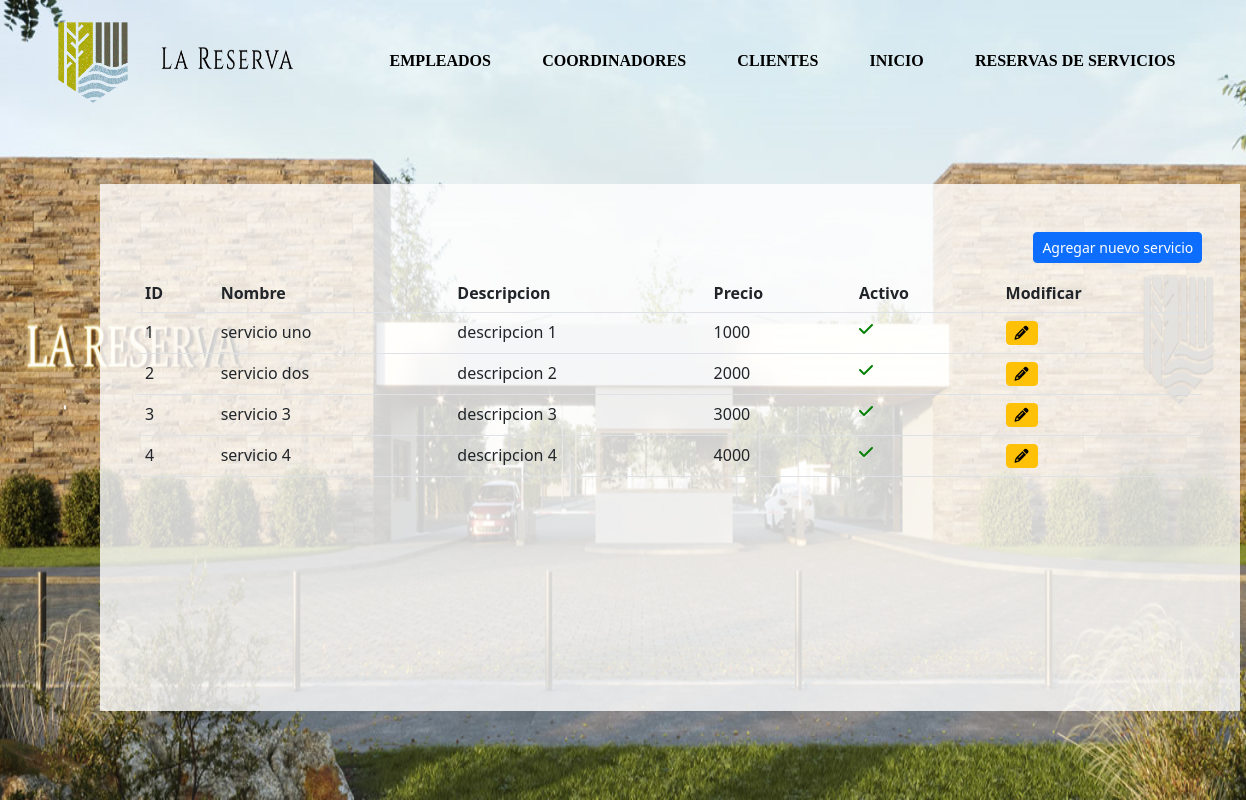
Page /reservas/servicios/listado/ on the earlier database version.
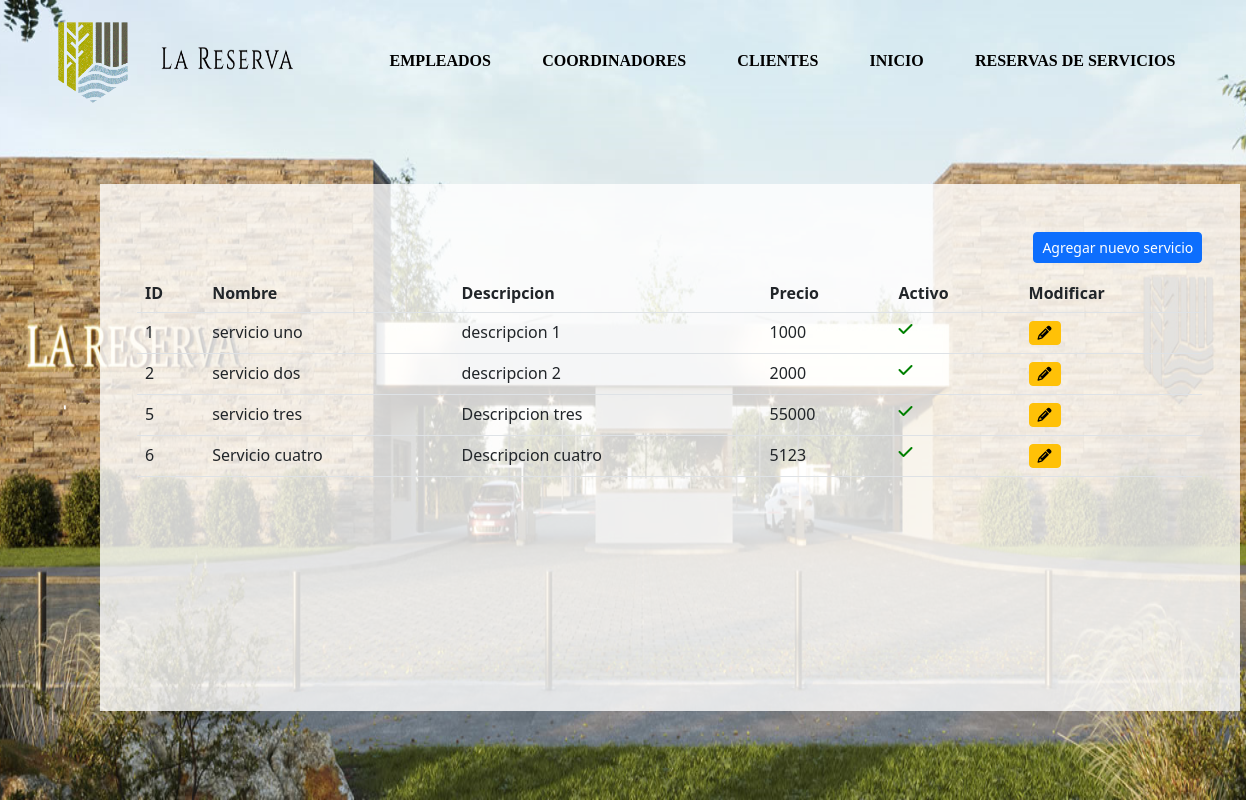
Same page on the later database version.
### reservas/models.py (models this page shows, shortened)
class Servicio(models.Model):
    nombre = models.CharField(verbose_name="Nombre", max_length=50)
    descripcion = models.CharField(verbose_name="Descripcion", max_length=50)
    precio = models.IntegerField(verbose_name="Precio")
    activo = models.BooleanField(verbose_name="Activo", default=True)

### reservas/views.py (the view)
# urls.py: path('servicios/listado/', views.listado_servicios, name="listado_servicios"),
def listado_servicios(request):
    servicios = Servicio.objects.all()
    context = {
        "servicios": servicios
    }
    return render(request, "reservas/listar_servicios.html", context)

### reservas/templates/reservas/listar_servicios.html (shortened to what this page needs)
{% load static %}
<link rel="stylesheet" href="{% static 'css/home.css' %}">
 <link rel="stylesheet" href="{% static 'css/listados.css' %}" />
 <link rel="stylesheet" href="https://cdnjs.cloudflare.com/ajax/libs/font-awesome/6.2.1/css/all.min.css" />
 <link rel="stylesheet" href="https://cdn.jsdelivr.net/npm/bootstrap@5.2.3/dist/css/bootstrap.min.css" />
<div class="cabecera">
    <div>
        <img src="{% static 'img/BANNER-01.png' %}" alt="" width="100%" id="fondo">
    </div>
    <div class="navegar">
        <div id="div_logo">
            <img src="{% static 'img/resetImage.png' %}" alt="" id="logo">
            <img src="{% static 'img/resetImage (1).png' %}" alt="" id="logo_letra">
        </div>
        <div id="nav">
            <a href="{% url 'listado_empleados' %}" class="a">EMPLEADOS</a>
            <a href="{% url 'listado_coordinadores' %}" class="a">COORDINADORES</a>
            <a href="{% url 'listado_clientes' %}" class="a">CLIENTES</a>
            <a href="{% url 'home' %}" class="a">INICIO</a>
            <a href="{% url 'listado_reservas_de_servicios' %}" class="a">RESERVAS DE SERVICIOS</a>
        </div>
    </div>
    {% load tz %}
    <div class="container mt-4" id="tabla">
        <div class="row">
            <div class="col-sm-12 col-md-12 col-lg-12 col-xl-12">
                <a href="{% url 'registrar_servicio' %}" id="nuevo"><button class='btn btn-sm btn-primary'>Agregar nuevo servicio</button></a>
                <div class="table-responsive" id="div1">
                    <table id="listado" class="table">
                        <thead>
                            <tr>
                                <th>ID</th>
                                <th>Nombre</th>
                                <th>Descripcion</th>
                                <th>Precio</th>
                                <th>Activo</th>
                                <th>Modificar</th>
                            </tr>
                        </thead>
                        <tbody>
                            {% for servicio in servicios %}
                            <tr>
                                <td>{{servicio.id}}</td>
                                <td>{{servicio.nombre}}</td>
                                <td>{{servicio.descripcion}}</td>
                                <td>{{servicio.precio}}</td>
                                {% if servicio.activo %}
                                    <td><a href="{% url 'desactivar_servicio' servicio.id %}"><i class='fa-solid fa-check' style='color: green;'></a></td>
                                {% else %}
                                    <td><a href="{% url 'activar_servicio' servicio.id %}"><i class='fa-solid fa-xmark' style='color: red;'></a></td>
                                {% endif %}
                                <td><a href="{% url 'modificar_servicio' servicio.id %}"><button class='btn btn-sm btn-warning'><i class='fa-solid fa-pencil'></i></button></a></td>
                            </tr>
                            {% endfor %}
                        </tbody>
                    </table>
                </div>
            </div>
        </div>
    </div>
</div>

### ProyectoAlkemy/static/css/home.css (style rules this page uses)
* { margin: 0px; padding: 0px; box-sizing: border-box; }
.cabecera { position: relative; }
.navegar { width: 100%; position: absolute; top: 0; display: grid; grid-template-columns: 25% auto; gap: 20px; padding: 15px 25px; }
#div_logo { display: flex; justify-content: space-evenly; }
#logo { width: 25%; }
#logo_letra { margin: 10% 0; width: 45%; height: 28%; }
#nav { display: flex; justify-content: space-around; padding: 20px; align-items: center; }
#fondo { height: 100%; }
.a { color: black; font-size: 1em; font-weight: 800; text-decoration: none; font-family: 'Times New Roman', Times, serif; }

### ProyectoAlkemy/static/css/listados.css (style rules this page uses)
* { margin: 0px; padding: 0px; box-sizing: border-box; }
.cabecera { position: relative; }
.navegar { width: 100%; position: absolute; top: 0; display: grid; grid-template-columns: 25% auto; gap: 20px; padding: 15px 25px; }
#div_logo { display: flex; justify-content: space-evenly; }
#logo { width: 25%; }
#logo_letra { margin: 10% 0; width: 45%; height: 28%; }
#nav { display: flex; justify-content: space-around; padding: 20px; align-items: center; }
#fondo { height: 100%; }
.a { color: black; font-size: 1em; font-weight: 800; text-decoration: none; font-family: 'Times New Roman', Times, serif; }
#tabla { position: absolute; top: 20%; background-color: rgba(255, 255, 255, 0.8); padding: 3%; margin: 8%; }
#nuevo { display: flex; justify-content: right; padding: 1% 0; }
#div1 { overflow:scroll; height:400px; width:100%; }
#listado { width:100%; }

Differences in the rows shown:
removed Servicio: id "3", nombre "servicio 3", descripcion "descripcion 3", precio "3000", activo True (drawn)
removed Servicio: id "4", nombre "servicio 4", descripcion "descripcion 4", precio "4000", activo True (drawn)
added Servicio: id "5", nombre "servicio tres", descripcion "Descripcion tres", precio "55000", activo True (drawn)
added Servicio: id "6", nombre "Servicio cuatro", descripcion "Descripcion cuatro", precio "5123", activo True (drawn)
